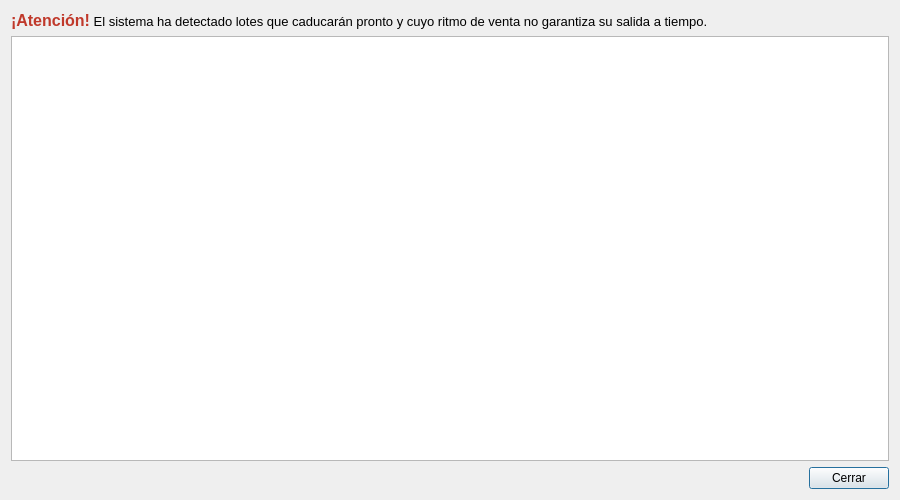
<?xml version="1.0" encoding="UTF-8"?>
<ui version="4.0">
 <class>DialogRecomendaciones</class>
 <widget class="QDialog" name="DialogRecomendaciones">
  <property name="geometry">
   <rect>
    <x>0</x>
    <y>0</y>
    <width>900</width>
    <height>500</height>
   </rect>
  </property>
  <property name="windowTitle">
   <string>Monitor Inteligente de Caducidades</string>
  </property>
  <layout class="QVBoxLayout" name="verticalLayout">
   <item>
    <widget class="QLabel" name="labelInfo">
     <property name="text">
      <string>&lt;html&gt;&lt;head/&gt;&lt;body&gt;&lt;p&gt;&lt;span style=&quot; font-size:12pt; font-weight:600; color:#c0392b;&quot;&gt;¡Atención!&lt;/span&gt;&lt;span style=&quot; font-size:10pt;&quot;&gt; El sistema ha detectado lotes que caducarán pronto y cuyo ritmo de venta no garantiza su salida a tiempo.&lt;/span&gt;&lt;/p&gt;&lt;/body&gt;&lt;/html&gt;</string>
     </property>
    </widget>
   </item>
   <item>
    <widget class="QTableView" name="tableViewRecomendaciones">
     <property name="alternatingRowColors">
      <bool>true</bool>
     </property>
     <property name="selectionMode">
      <enum>QAbstractItemView::SingleSelection</enum>
     </property>
     <property name="selectionBehavior">
      <enum>QAbstractItemView::SelectRows</enum>
     </property>
    </widget>
   </item>
   <item>
    <layout class="QHBoxLayout" name="horizontalLayout">
     <item>
      <spacer name="horizontalSpacer">
       <property name="orientation">
        <enum>Qt::Horizontal</enum>
       </property>
       <property name="sizeHint" stdset="0">
        <size>
         <width>40</width>
         <height>20</height>
        </size>
       </property>
      </spacer>
     </item>
     <item>
      <widget class="QPushButton" name="pushButtonCerrar">
       <property name="text">
        <string>Cerrar</string>
       </property>
      </widget>
     </item>
    </layout>
   </item>
  </layout>
 </widget>
 <resources/>
 <connections>
  <connection>
   <sender>pushButtonCerrar</sender>
   <signal>clicked()</signal>
   <receiver>DialogRecomendaciones</receiver>
   <slot>accept()</slot>
   <hints>
    <hint type="sourcelabel">
     <x>850</x>
     <y>470</y>
    </hint>
    <hint type="destinationlabel">
     <x>450</x>
     <y>250</y>
    </hint>
   </hints>
  </connection>
 </connections>
</ui>
